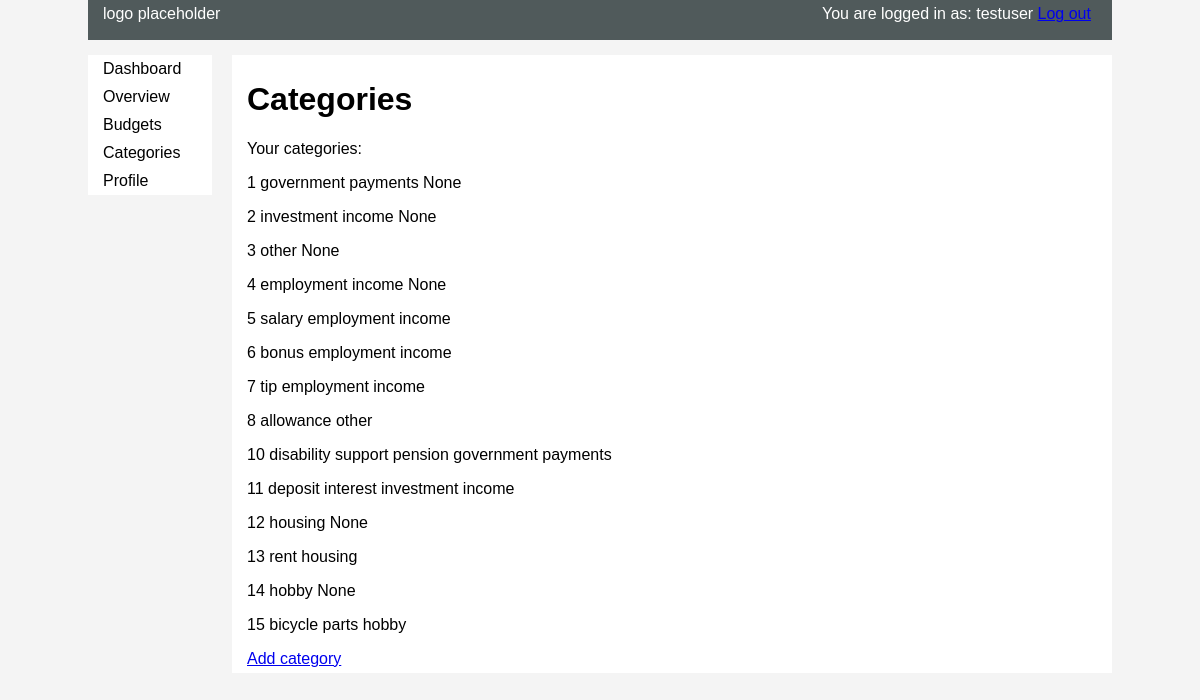
Screenshot of /budget/categories/ (signed in) with the database file from the repository.
### budget/models.py (models this page shows)
class Category(models.Model):
    class Meta:
        verbose_name_plural = "Categories"
    parent = models.ForeignKey('self', on_delete=models.CASCADE, null=True, blank=True)
    name = models.CharField(max_length=30)
    user = models.ForeignKey(User, null=True, blank=True, on_delete=models.DO_NOTHING)
    def __str__(self):
        return str(self.name)

### budget/views.py (the view)
# urls.py: path('categories/', views.view_categories, name='budget_view_categories'),
def view_categories(request):
    categories = Category.objects.filter(user=None) | Category.objects.filter(user=request.user)
    return render(request, 'budget/view_categories.html', {'categories': categories})

### budget/templates/budget/view_categories.html (shortened to what this page needs)
{% extends "base.html" %}
{% block content %}
    <h1>Categories</h1>
    <p>Your categories:</p>
    <table>
        {% for category in categories %}
            <p>{{ category.pk }} {{ category.name }} {{ category.parent }}</p>
        {% endfor %}
    </table>
    <a href="{% url 'budget_add_budget' %}">Add category</a>
{% endblock %}

### account/templates/base.html (shortened to what this page needs)
<!DOCTYPE html>
{% load staticfiles %}
{% load static %}
<html lang="en">
<head>
    <link rel="stylesheet" href="{% static 'css/main.css' %}">
</head>
<body>
    <div id="container">
        <div id="header">
            <div class="logo">
                logo placeholder
            </div>
            <div class="user">
                {% if request.user.is_authenticated %}
                    You are logged in as: {{ request.user.username }}
                    <a href="{% url 'logout' %}">Log out</a>
                {% else %}
                    <a href="{% url 'login' %}">Log in</a>
                {% endif %}
            </div>
        </div>
        <div id="menu">
            {% if request.user.is_authenticated %}
                <ul class="menu">
                    <li>
                        <a href="{% url 'budget_dashboard' %}">Dashboard</a>
                    </li>
                    <li>
                        <a href="{% url 'budget_overview' %}">Overview</a>
                    </li>
                    <li>
                        <a href="{% url 'budget_view_budgets' %}">Budgets</a>
                    </li>
                    <li>
                        <a href="{% url 'budget_view_categories' %}">Categories</a>
                    </li>
                    <li>
                        <a href="{% url 'dashboard' %}">Profile</a>
                    </li>
                </ul>
            {% endif %}
        </div>
        <div id="content">
            {% block content %}
            {% endblock %}
        </div>
    </div>
</body>
</html>

### static/css/main.css (style rules this page uses)
body { font-family: Arial, Helvetica, sans-serif; margin: 0px; background-color:#f4f4f4; }
div#container { width:1024px; margin:0 auto; overflow: hidden; }
div#header { height:30px; background-color:#505a5b; padding:5px 15px; color: #ffffff; overflow: hidden; }
div#menu { width:124px; margin: 15px 10px 0px 0px; float:left; background-color:#fff; }
div#content { width:850px; margin: 15px 0px 0px 10px; padding: 5px 15px; float: left; background-color:#fff; }
div.logo { width: 124px; float: left; }
div.user { width: 275px; float: right; }
ul.menu { list-style-type: none; margin: 0; padding: 0; width: 100%; }
li a { display: block; color: #000; padding: 5px 15px; text-decoration: none; }
table { width: 100%; }

### rows the page displays
Category: pk "1", name "government payments", parent "None"
Category: pk "2", name "investment income", parent "None"
Category: pk "3", name "other", parent "None"
Category: pk "4", name "employment income", parent "None"
Category: pk "5", name "salary", parent "employment income"
Category: pk "6", name "bonus", parent "employment income"
Category: pk "7", name "tip", parent "employment income"
Category: pk "8", name "allowance", parent "other"
Category: pk "10", name "disability support pension", parent "government payments"
Category: pk "11", name "deposit interest", parent "investment income"
Category: pk "12", name "housing", parent "None"
Category: pk "13", name "rent", parent "housing"
Category: pk "14", name "hobby", parent "None"
Category: pk "15", name "bicycle parts", parent "hobby"

### other values shown
{{ request.user.username }} "testuser"
